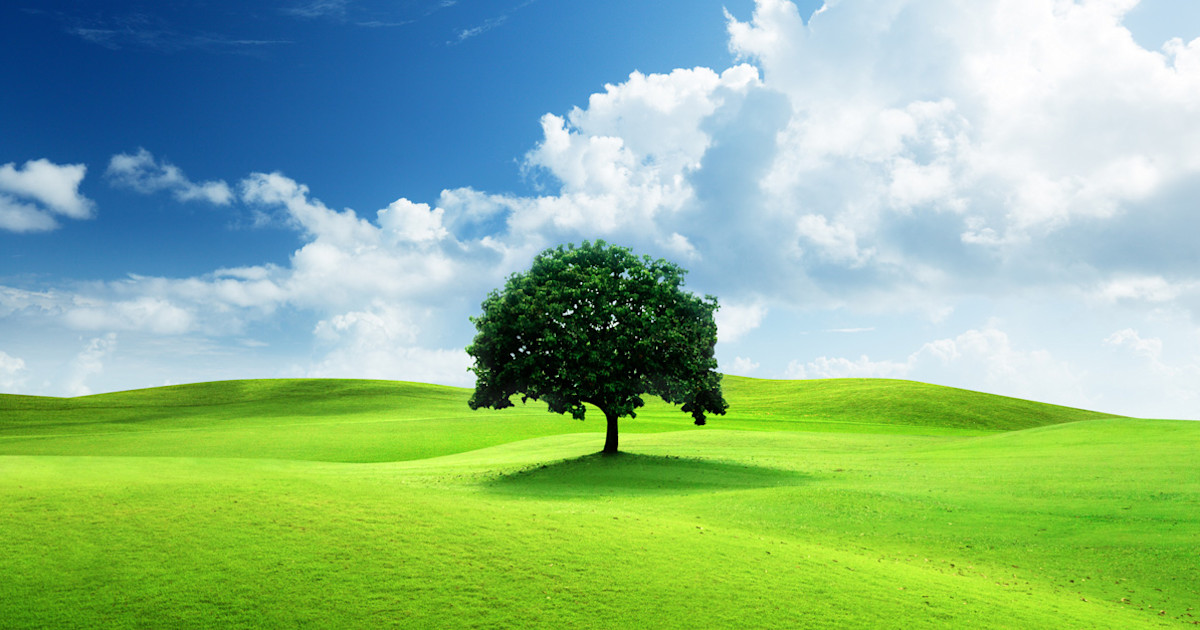
#> input picture kmeans_clustering/image/tree.jpg, 1200 x 630 px, found by its file name
$ python kmeans_applications.py
#> lines starting #> are read from the running program, lines starting #| are printed output that depends on the picture
import matplotlib.pyplot as plt
import numpy as np
from sklearn.cluster import KMeans
from PIL import Image

img = Image.open('D:/Machine Learning Learn/kmeans_clustering/image/tree.jpg')
#> img is the input picture: PIL image 1200x630 RGB; mean R, G, B 139.8, 183.6, 139.9
plt.imshow(img)

imgplot = plt.imshow(img)
plt.axis('off')
# plt.show()

img = np.array(img)

print(img.shape)
#| (630, 1200, 3)

X = img.reshape((img.shape[0]*img.shape[1], img.shape[2]))

print(X.shape)
#| (756000, 3)

for K in [2, 5, 10, 15, 20]:
    kmeans = KMeans(n_clusters=K).fit(X)
    label = kmeans.predict(X)

    img4 = np.zeros_like(X)
    # replace each pixel by its center
    for k in range(K):
        img4[label == k] = kmeans.cluster_centers_[k]
    # reshape and display output image
    img5 = img4.reshape((img.shape[0], img.shape[1], img.shape[2]))
    plt.imshow(img5, interpolation='nearest')
    plt.axis('off')
    print('clusters: ', K)
    plt.show()
#> this loop made 5 passes
#> pass 1, `plt.show()`:
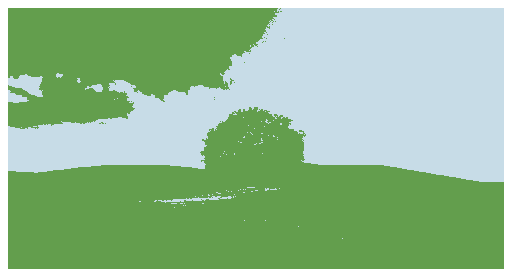
#> figure drawn by matplotlib, 1 panel
#> pass 2, `plt.show()`:
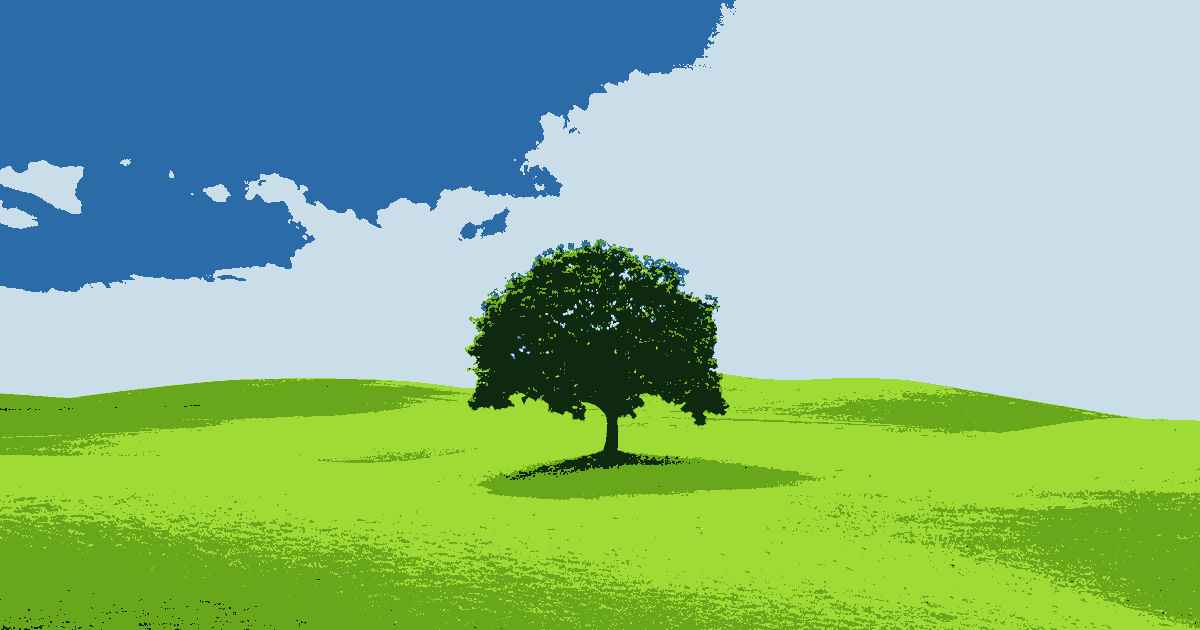
#> shown: shape (630, 1200, 3); mean R, G, B 139.3, 183.2, 139.4
